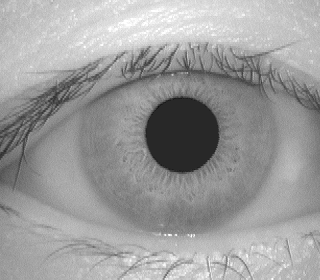
#> input picture Geometric_Exploration/Assignment 3/Resources/1.bmp, 320 x 280 px, found by its file name
$ jupyter execute --allow-errors main.ipynb
#> lines starting #> are read from the running program, lines starting #| are printed output that depends on the picture; after the words box and inside, x2 and y2 are one past the last pixel; in counts of white or black regions, pixels touching at a corner belong together
<h1>Assignment 3</h1>
<ul>
    <li>Name: Duc Minh Nguyen</li>
    <li>Student ID: 203009140</li>
    <li>Mail: ducx9140@mylaurier.ca</li>
</ul>

[cell 1]
import pandas as pd
import numpy as np
import matplotlib.pyplot as plt
import cv2

<h2>Reading eyes</h2>

[cell 2]
image_1 = cv2.imread("./Resources/1.bmp", cv2.IMREAD_GRAYSCALE)
#> image_1 is the input picture: shape (280, 320); min 18, max 255, mean 155.9
image_2 = cv2.imread("./Resources/2.bmp", cv2.IMREAD_GRAYSCALE)
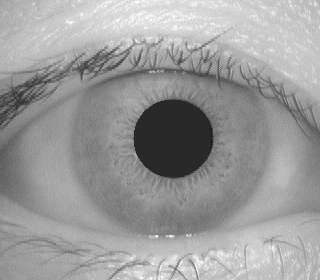
#> input picture Geometric_Exploration/Assignment 3/Resources/2.bmp, 320 x 280 px, found by its file name
#> image_2 is the input picture: shape (280, 320); min 18, max 255, mean 155
image_3 = cv2.imread("./Resources/3.bmp", cv2.IMREAD_GRAYSCALE)
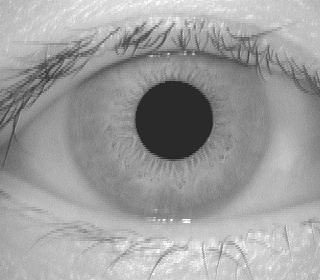
#> input picture Geometric_Exploration/Assignment 3/Resources/3.bmp, 320 x 280 px, found by its file name
#> image_3 is the input picture: shape (280, 320); min 29, max 255, mean 158
image_4 = cv2.imread("./Resources/4.bmp", cv2.IMREAD_GRAYSCALE)
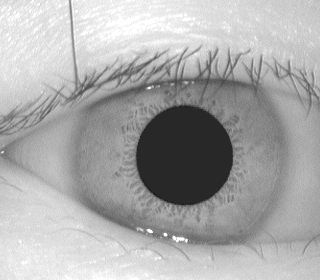
#> input picture Geometric_Exploration/Assignment 3/Resources/4.bmp, 320 x 280 px, found by its file name
#> image_4 is the input picture: shape (280, 320); min 19, max 255, mean 170.4
image_5 = cv2.imread("./Resources/5.bmp", cv2.IMREAD_GRAYSCALE)
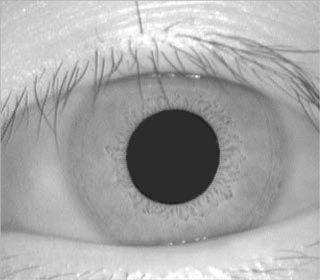
#> input picture Geometric_Exploration/Assignment 3/Resources/5.bmp, 320 x 280 px, found by its file name
#> image_5 is the input picture: shape (280, 320); min 24, max 255, mean 167.2

plt.imshow(image_1)

<h2>Image 1</h2>

[cell 3]
blurred = cv2.medianBlur(image_1, 5)
edges = cv2.Canny(blurred , 10, 30)
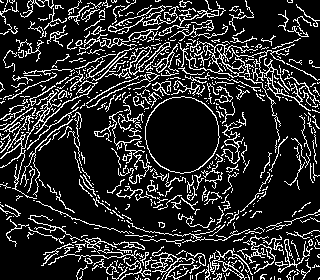
#> edges: shape (280, 320); 16.9% white in thin lines or dots
cimg = cv2.cvtColor(image_1,cv2.COLOR_GRAY2BGR)


# Use the Hough Circle Transform to detect circles
circles = cv2.HoughCircles(blurred, cv2.HOUGH_GRADIENT, 1, 14, param1=45, param2=71, minRadius=0, maxRadius=200)
#> circles = [[172.5, 143.5, 97.6], [183.5, 134.5, 38.5]]
circles = np.uint16(np.around(circles))
#> circles = [[172, 144, 98], [184, 134, 38]]

for i in circles[0,:]:
    # Draw the outer circle
    cv2.circle(cimg, (i[0], i[1]), i[2], (0, 255, 0), 3)
    # Draw the center of the circle
    cv2.circle(cimg, (i[0], i[1]), 2, (255,0, 0), 2)
#> this loop made 2 passes
#> cimg: shape (280, 320, 3); 4.8% of pixels changed, all inside (x1, y1, x2, y2) = (72, 44, 273, 245)

plt.figure(figsize=(18, 6))
plt.subplot(131), plt.imshow(image_1, cmap='gray'), plt.title('Original Image_1'), plt.axis('off')
plt.subplot(132), plt.imshow(edges, cmap='gray'), plt.title('Canny Edge Imag_1'), plt.axis('off')
plt.subplot(133), plt.imshow(cimg), plt.title('Detected Circles of Image_1'), plt.axis('off')
plt.show()
#> figure, not shown here; B, G, R data is drawn as R, G, B

# Save image
cv2.imwrite("./Edge_Results/1_edge.bmp", edges)
cv2.imwrite("./Segmented_Results/1_segmented.bmp", cimg)
#> Out = True

<h2>Image 2</h2>

[cell 4]
blurred = cv2.medianBlur(image_2, 9)
edges = cv2.Canny(blurred , 10, 30)
#> edges: shape (280, 320); 8% white in thin lines or dots
cimg = cv2.cvtColor(image_2,cv2.COLOR_GRAY2BGR)


# Use the Hough Circle Transform to detect circles
circles = cv2.HoughCircles(edges, cv2.HOUGH_GRADIENT, 1, 8, param1=50, param2=85, minRadius=0, maxRadius=0)
#> circles = [[168.5, 131.5, 103.1], [172.5, 138.5, 38.6]]
circles = np.uint16(np.around(circles))
#> circles = [[168, 132, 103], [172, 138, 39]]

for i in circles[0,:]:
    # Draw the outer circle
    cv2.circle(cimg, (i[0], i[1]), i[2], (0, 255, 0), 3)
    # Draw the center of the circle
    cv2.circle(cimg, (i[0], i[1]), 2, (255,0, 0), 2)
#> this loop made 2 passes
#> cimg: shape (280, 320, 3); 5.01% of pixels changed, all inside (x1, y1, x2, y2) = (63, 27, 274, 238)


plt.figure(figsize=(18, 6))
plt.subplot(131), plt.imshow(image_2, cmap='gray'), plt.title('Original Image_2'), plt.axis('off')
plt.subplot(132), plt.imshow(edges, cmap='gray'), plt.title('Canny Edge Imag_2'), plt.axis('off')
plt.subplot(133), plt.imshow(cimg), plt.title('Detected Circles of Image_2'), plt.axis('off')
plt.show()
#> figure, not shown here; B, G, R data is drawn as R, G, B

# Save image
cv2.imwrite("./Edge_Results/2_edge.bmp", edges)
cv2.imwrite("./Segmented_Results/2_segmented.bmp", cimg)
#> Out = True

<h2>Image 3</h2>

[cell 5]
blurred = cv2.medianBlur(image_3, 9)
edges = cv2.Canny(blurred , 10, 35)
#> edges: shape (280, 320); 7.7% white in thin lines or dots
cimg = cv2.cvtColor(image_3,cv2.COLOR_GRAY2BGR)


# Use the Hough Circle Transform to detect circles
circles = cv2.HoughCircles(edges, cv2.HOUGH_GRADIENT, 1, 8, param1=50, param2=75, minRadius=0, maxRadius=0)
#> circles = [[168.5, 112.5, 107.3], [172.5, 120.5, 39.1]]
circles = np.uint16(np.around(circles))
#> circles = [[168, 112, 107], [172, 120, 39]]

for i in circles[0,:]:
    # Draw the outer circle
    cv2.circle(cimg, (i[0], i[1]), i[2], (0, 255, 0), 3)
    # Draw the center of the circle
    cv2.circle(cimg, (i[0], i[1]), 2, (255,0, 0), 2)
#> this loop made 2 passes
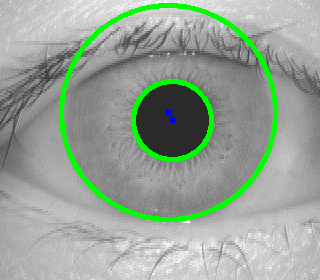
#> cimg: shape (280, 320, 3); 5.2% of pixels changed, all inside (x1, y1, x2, y2) = (59, 3, 278, 222)

plt.figure(figsize=(18, 6))
plt.subplot(131), plt.imshow(image_3, cmap='gray'), plt.title('Original Image_3'), plt.axis('off')
plt.subplot(132), plt.imshow(edges, cmap='gray'), plt.title('Canny Edge Imag_3'), plt.axis('off')
plt.subplot(133), plt.imshow(cimg), plt.title('Detected Circles of Image_3'), plt.axis('off')
plt.show()
#> figure, not shown here; B, G, R data is drawn as R, G, B

# Save image
cv2.imwrite("./Edge_Results/3_edge.bmp", edges)
cv2.imwrite("./Segmented_Results/3_segmented.bmp", cimg)
#> Out = True

<h2>Image 4</h2>

[cell 6]
blurred = cv2.medianBlur(image_4, 19)
edges = cv2.Canny(blurred , 15, 20)
#> edges: shape (280, 320); 5.3% white in thin lines or dots
cimg = cv2.cvtColor(image_4,cv2.COLOR_GRAY2BGR)


# Use the Hough Circle Transform to detect circles
circles = cv2.HoughCircles(edges, cv2.HOUGH_GRADIENT, 1, 8, param1=50, param2=85, minRadius=0, maxRadius=0)
#> circles = [[183.5, 155.5, 49.6], [172.5, 154.5, 103.5]]
circles = np.uint16(np.around(circles))
#> circles = [[184, 156, 50], [172, 154, 104]]

for i in circles[0,:]:
    # Draw the outer circle
    cv2.circle(cimg, (i[0], i[1]), i[2], (0, 255, 0), 3)
    # Draw the center of the circle
    cv2.circle(cimg, (i[0], i[1]), 2, (255,0, 0), 2)
#> this loop made 2 passes
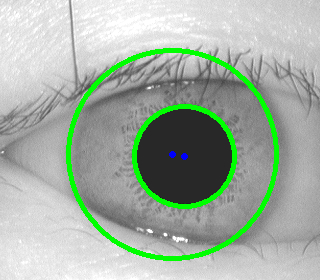
#> cimg: shape (280, 320, 3); 5.48% of pixels changed, all inside (x1, y1, x2, y2) = (66, 48, 279, 261)

plt.figure(figsize=(18, 6))
plt.subplot(131), plt.imshow(image_4, cmap='gray'), plt.title('Original Image_4'), plt.axis('off')
plt.subplot(132), plt.imshow(edges, cmap='gray'), plt.title('Canny Edge Imag_4'), plt.axis('off')
plt.subplot(133), plt.imshow(cimg), plt.title('Detected Circles of Image_4'), plt.axis('off')
plt.show()
#> figure, not shown here; B, G, R data is drawn as R, G, B

# Save image
cv2.imwrite("./Edge_Results/4_edge.bmp", edges)
cv2.imwrite("./Segmented_Results/4_segmented.bmp", cimg)
#> Out = True

<h2>Image 5</h2>

[cell 7]
blurred = cv2.medianBlur(image_5, 7)
edges = cv2.Canny(blurred , 20, 37)
#> edges: shape (280, 320); 8.9% white in thin lines or dots
cimg = cv2.cvtColor(image_5,cv2.COLOR_GRAY2BGR)


# Use the Hough Circle Transform to detect circles
circles = cv2.HoughCircles(edges, cv2.HOUGH_GRADIENT, 1, 9, param1=50, param2=92, minRadius=0, maxRadius=0)
#> circles = [[171.5, 145.5, 114.2], [172.5, 155.5, 47.4]]
circles = np.uint16(np.around(circles))
#> circles = [[172, 146, 114], [172, 156, 47]]

for i in circles[0,:]:
    # Draw the outer circle
    cv2.circle(cimg, (i[0], i[1]), i[2], (0, 255, 0), 2)
    # Draw the center of the circle
    cv2.circle(cimg, (i[0], i[1]), 2, (255,0, 0), 3)
#> this loop made 2 passes
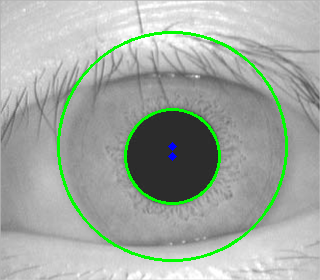
#> cimg: shape (280, 320, 3); 3.39% of pixels changed, all inside (x1, y1, x2, y2) = (57, 31, 288, 262)

plt.figure(figsize=(18, 6))
plt.subplot(131), plt.imshow(image_5, cmap='gray'), plt.title('Original Image_5'), plt.axis('off')
plt.subplot(132), plt.imshow(edges, cmap='gray'), plt.title('Canny Edge Imag_5'), plt.axis('off')
plt.subplot(133), plt.imshow(cimg), plt.title('Detected Circles of Image_5'), plt.axis('off')
plt.show()
#> figure, not shown here; B, G, R data is drawn as R, G, B

# Save image
cv2.imwrite("./Edge_Results/5_edge.bmp", edges)
cv2.imwrite("./Segmented_Results/5_segmented.bmp", cimg)
#> Out = True

<h2>Helper tuning to work with different parameters</h2>

[cell 8]
# Display the window
cv2.namedWindow('Canny Edge Detection')

# Create trackbars for lower and upper thresholds
#> (the rest of this cell did not finish here and is left out)

[cell 9]
blurred = cv2.medianBlur((image_4), 13)
# Apply Canny edge detection
edges = cv2.Canny(blurred , 15 , 20)
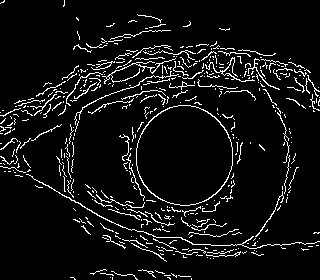
#> edges: shape (280, 320); 6.9% white in thin lines or dots
plt.imshow(edges)

[cell 10]
# Initial parameters
param1 = 50
param2 = 74
minRadius = 0
maxRadius = 0
dist = 10

cv2.namedWindow('Circle Detection Tuner', cv2.WINDOW_NORMAL)

while True:
    # Clone the original image
    img_clone = cv2.cvtColor(image_4,cv2.COLOR_GRAY2BGR)  # change images here

    # Detect circles. Now using 'edges' instead of 'blurred'.
    circles = cv2.HoughCircles(edges, cv2.HOUGH_GRADIENT, 1,8, param1=param1, param2=param2, minRadius=minRadius, maxRadius=maxRadius)
#> circles = 15 rows, first 8: [175.5, 162.5, 113.4], [174.5, 153.5, 112.7], [193.5, 159.5, 95.8], [185.5, 149.5, 103.4], [193.5, 150.5, 101.4], [175.5, 170.5, 106.4], [145.5, 150.5, 93.4], [200.5, 154.5, 88.8]

    if circles is not None:
        circles = np.uint16(np.around(circles))
#> circles = 15 rows, first 8: [176, 162, 113], [174, 154, 113], [194, 160, 96], [186, 150, 103], [194, 150, 101], [176, 170, 106], [146, 150, 93], [200, 154, 89]
        for i in circles[0, :]:
            cv2.circle(img_clone, (i[0], i[1]), i[2], (0, 255, 0), 3)
            cv2.circle(img_clone, (i[0], i[1]), 2, (0, 0, 255), 4)
#> this loop made 15 passes
#> i on passes 1 to 12: [176, 162, 113], [174, 154, 113], [194, 160, 96], [186, 150, 103], [194, 150, 101], [176, 170, 106], [146, 150, 93], [200, 154, 89], [162, 150, 103], [150, 166, 84], [152, 156, 83], [202, 164, 90]

    # Display the parameters on the side of the image
    cv2.putText(img_clone, f'param1: {param1}', (10, image_2.shape[0]-100), cv2.FONT_HERSHEY_SIMPLEX, 0.5, (255, 255, 255), 2)
    cv2.putText(img_clone, f'param2: {param2}', (10, image_2.shape[0]-75), cv2.FONT_HERSHEY_SIMPLEX, 0.5, (255, 255, 255), 2)
    cv2.putText(img_clone, f'minRadius: {minRadius}', (10, image_2.shape[0]-50), cv2.FONT_HERSHEY_SIMPLEX, 0.5, (255, 255, 255), 2)
    cv2.putText(img_clone, f'maxRadius: {maxRadius}', (10, image_2.shape[0]-25), cv2.FONT_HERSHEY_SIMPLEX, 0.5, (255, 255, 255), 2)
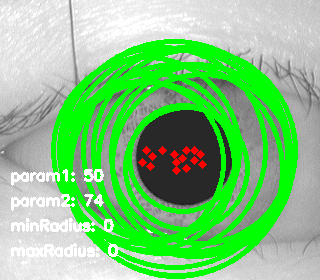
#> img_clone: shape (280, 320, 3); mean B, G, R 127.6, 199.9, 129.3

    cv2.imshow('Circle Detection Tuner', img_clone)

    k = cv2.waitKey(1) & 0xFF
#> (key q is pressed here)

    if k == 27:  # ESC key to exit
        break
    elif k == ord('j'):  # 'J' key for decreasing param1
        param1 -= 1
    elif k == ord('l'):  # 'K' key for increasing param1
        param1 += 1
    elif k == ord('w'):  # 'L' key for decreasing param2
        param2 -= 1
    elif k == ord('s'):  # 'I' key for increasing param2
        param2 += 1
    elif k == ord('a'):  # 'A' key for decreasing minRadius
        minRadius -= 1
    elif k == ord('d'):  # 'D' key for increasing minRadius
        minRadius += 1
    # elif k == ord('w'):  # 'W' key for increasing maxRadius
    #     maxRadius += 1
    # elif k == ord('s'):  # 'S' key for decreasing maxRadius
    #     maxRadius -= 1
    elif k == ord('q'):  # 'S' key for decreasing maxRadius
        dist += 1

cv2.destroyAllWindows()
